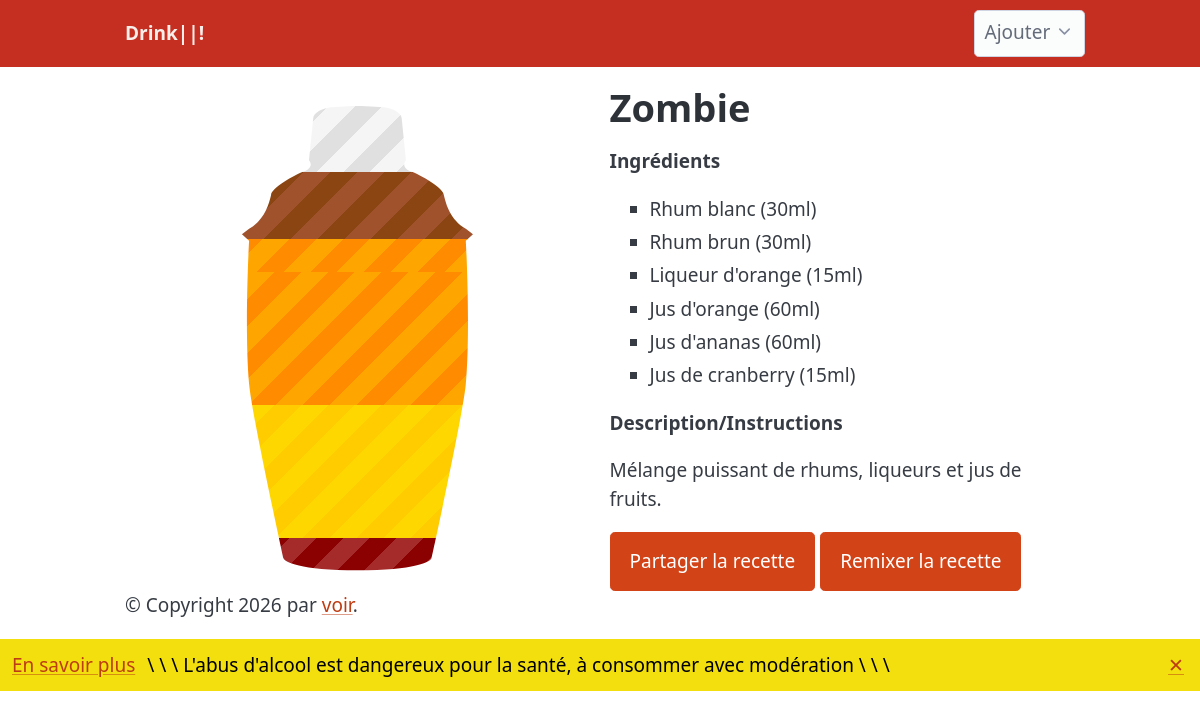
The app's page /recette/17 with its own data.
### tables this page shows
CREATE TABLE recettes_ingredient (
            recette_id INTEGER NOT NULL,
            ingredient_id INTEGER NOT NULL,
            dosage INTEGER NOT NULL,
            PRIMARY KEY (recette_id, ingredient_id),
            FOREIGN KEY (recette_id) REFERENCES recettes(id),
            FOREIGN KEY (ingredient_id) REFERENCES ingredients(id)
        );

CREATE TABLE ingredients (
            id INTEGER PRIMARY KEY AUTOINCREMENT,
            nom TEXT NOT NULL,
            couleur1 TEXT NOT NULL,
            couleur2 TEXT NOT NULL,
            ALCOOL REAL NOT NULL
        );

CREATE TABLE recettes (
            id INTEGER PRIMARY KEY AUTOINCREMENT,
            nom TEXT NOT NULL,
            description TEXT,
            alcool BOOLEAN,
            recette_original_id INT,
            nb_personne INT
        );

### main.py (the view)
@app.route("/recette/<id>", methods=["GET"])
def recette_by_id(id: int):
    recette = recuperer_recettes(id)[0]
    ingredients = recuperer_ingredients_recettes(id)
    return render_template("preview.html", recette=recette, ingredients=ingredients)

### src/bdd.py (called while the page is built)
def db_connection():
    connect=sqlite3.connect("recette.db")
    connect.row_factory=sqlite3.Row #pour fonctionnement comme dictionnaire
    return connect

def recuperer_ingredients_recettes(recette_id: int):
    connect=db_connection()
    cursor=connect.cursor()
    ingredients = cursor.execute(
        "SELECT nom, id, dosage, couleur1, couleur2, ALCOOL FROM recettes_ingredient JOIN ingredients ON ingredients.id == ingredient_id WHERE recette_id = ?", (recette_id,)
    )
    ingredients = ingredients.fetchall()
    connect.close()
    return [dict(i) for i in ingredients]

def recuperer_recettes(recette_id: int):
    connect=db_connection()
    cursor=connect.cursor()
    recettes = cursor.execute(
        "SELECT id, nom, description, recette_original_id FROM recettes WHERE id = ?", (recette_id, )
    )
    recettes = recettes.fetchall()
    connect.close()
    return recettes

### templates/preview.html (shortened to what this page needs)
{% extends 'base.html' %}
{% block content %}
<div class="grid">
    <div class="recette-preview">
        <div class="shaker">
            {% for ingredient in ingredients %}
            <div class="ingredient" style="--amount: {{ ingredient['dosage'] }};
            --color1: {{ ingredient['couleur1'] }};
            --color2: {{ ingredient['couleur2'] }};"
                 title="{{ ingredient['nom'] }}">
        </div>
        {% endfor %}
    </div>
</div>
    <div>
        <h1>{{ recette['nom'] }}</h1>
        <p><strong>Ingrédients</strong></p>
        <ul>
        {% for ingredient in ingredients %}
            <li>{{ ingredient['nom'] }} ({{ingredient['dosage'] }}ml)</li>
        {% endfor %}
        </ul>
        <p><strong>Description/Instructions</strong></p>
        <p style="white-space: pre-line">{{ recette['description'] }}</p>
            <a role="button" id="partage">Partager la recette</a>
            <a role="button" id="remix" href="/recette?remix={{recette['id']}}">Remixer la recette</a>
    </div>
</div>
{% endblock %}

### templates/preview.html (style rules this page uses)
.recette-preview { width: 100%; flex-shrink: 0; justify-content: center; display: flex; align-items: center; }
.shaker { display: flex; flex-direction: column; width: 50%; clip-path: url(#shaker); aspect-ratio: 1/2; }
.ingredient { flex: var(--amount); bottom: 0; left: 0; right: 0; transition: height .6s cubic-bezier(.4,0,.2,1); background-size: 200% 200%; animation: barberpole 20s linear infinite; background-image: repeating-linear-gradient( -45deg, var(--color1), var(--color1) 1rem, var(--color2) 1rem, var(--color2) 2rem ); }

### records on screen
recettes_ingredient: nom "Rhum blanc", dosage "30"
recettes_ingredient: nom "Rhum brun", dosage "30"
recettes_ingredient: nom "Liqueur d'orange", dosage "15"
recettes_ingredient: nom "Jus d'orange", dosage "60"
recettes_ingredient: nom "Jus d'ananas", dosage "60"
recettes_ingredient: nom "Jus de cranberry", dosage "15"
recettes: nom "Zombie", description "Mélange puissant de rhums, liqueurs et jus de fruits."
